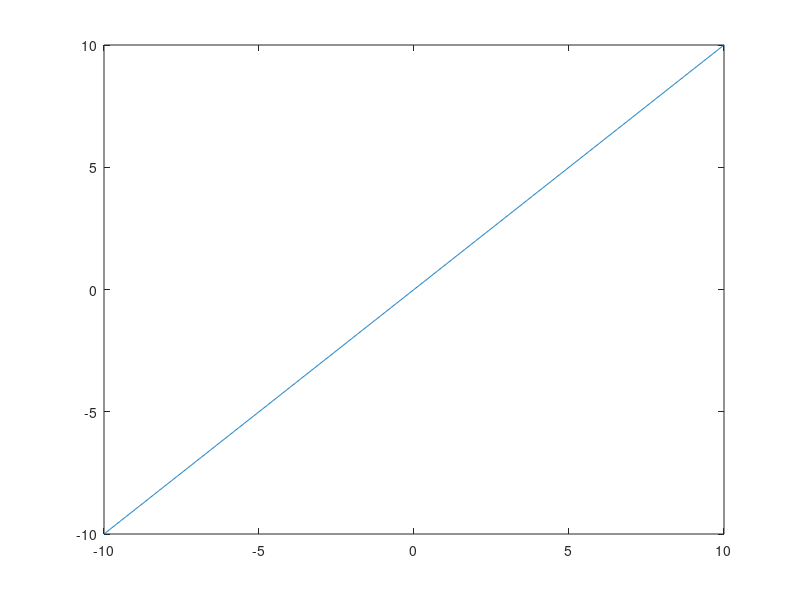

This figure's MATLAB source:
l = linspace(-10,10,1000);
m0 = -1;
m1 = 1;
bp0 = 1;
bp1 = -1;
fact = .5;
f = m1 * l+ fact*(m0-m1) .* (abs(l+bp0)  - abs(l-bp1));
plot(l,f)
